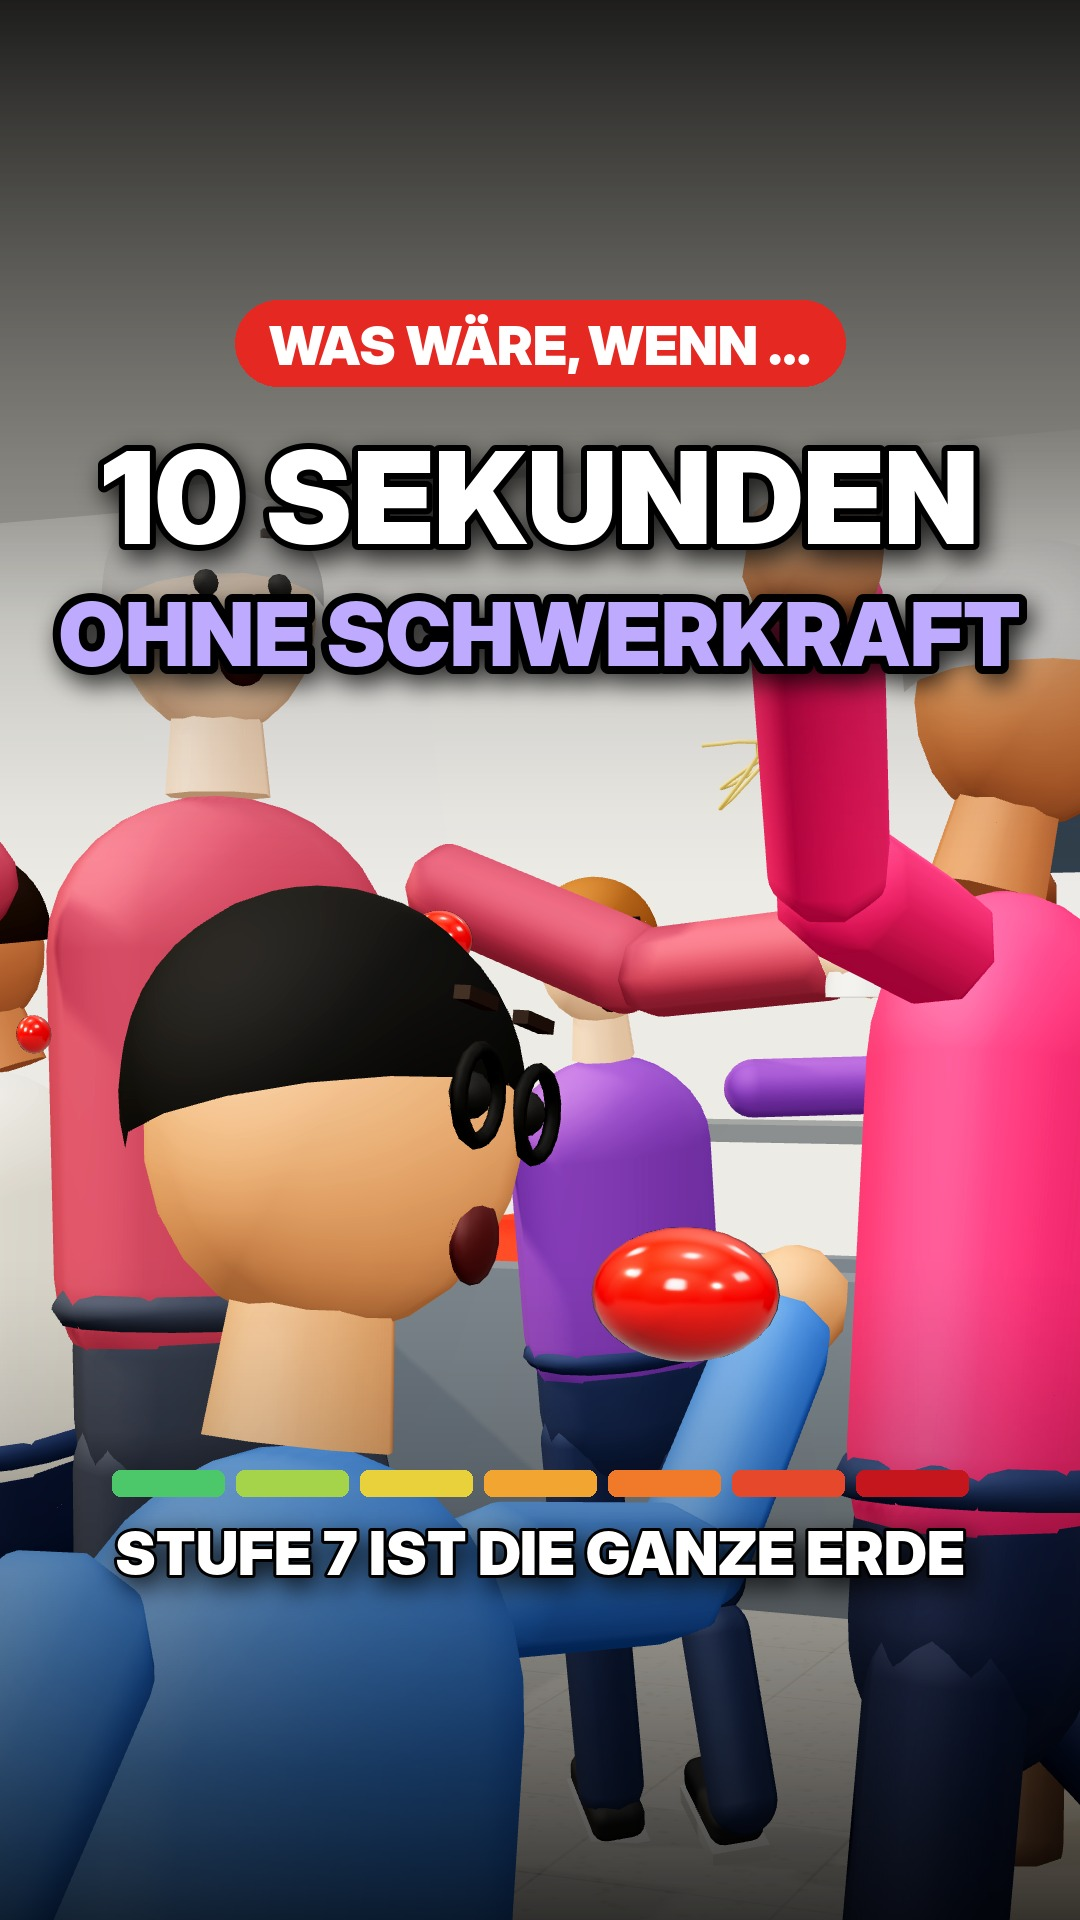

Generate this figure with Python:
# Erzeugt thumbnail.jpg (1080x1920) aus einem sauberen Einzelbild (src/still.js) mit großer Schrift.
# python3 thumbnail.py clean_2220.png
import sys
from PIL import Image, ImageDraw, ImageFont, ImageFilter, ImageEnhance
F = '/usr/share/fonts/opentype/inter/'
W, H = 1080, 1920
img = Image.open(sys.argv[1]).convert('RGB').resize((W, H))
SHIFT = 400
if SHIFT:
    src = img; top = src.getpixel((40, 10)); img = Image.new('RGB', (W, H), top)
    m = Image.new('L', (W, H - SHIFT), 255); dm = ImageDraw.Draw(m)
    for y in range(220): dm.line([(0, y), (W, y)], fill=int(255 * y / 220))
    img.paste(src.crop((0, 0, W, H - SHIFT)), (0, SHIFT), m)
img = ImageEnhance.Contrast(ImageEnhance.Color(img).enhance(1.25)).enhance(1.12)
# Verläufe oben/unten für Lesbarkeit
ov = Image.new('L', (W, H), 0); d = ImageDraw.Draw(ov)
for y in range(H):
    a = 0
    if y < 900: a = int(215 * (1 - y / 900) ** 1.4)
    if y > 1250: a = max(a, int(200 * ((y - 1250) / 670) ** 1.3))
    d.line([(0, y), (W, y)], fill=a)
img = Image.composite(Image.new('RGB', (W, H), (0, 0, 0)), img, ov)
draw = ImageDraw.Draw(img)

def text(cx, y, s, font, fill, stroke=0, sc=(0, 0, 0), shadow=True):
    w = draw.textlength(s, font=font)
    x = cx - w / 2
    if shadow:
        sh = Image.new('RGBA', (W, H), (0, 0, 0, 0)); ImageDraw.Draw(sh).text((x + 6, y + 10), s, font=font, fill=(0, 0, 0, 200), stroke_width=stroke, stroke_fill=(0, 0, 0, 200))
        img.paste(sh.filter(ImageFilter.GaussianBlur(12)), (0, 0), sh.filter(ImageFilter.GaussianBlur(12)))
    draw.text((x, y), s, font=font, fill=fill, stroke_width=stroke, stroke_fill=sc)

def fit(s, path, maxw, start):
    size = start
    while ImageFont.truetype(path, size).getlength(s) > maxw: size -= 4
    return ImageFont.truetype(path, size)

# Kicker-Pille
k = ImageFont.truetype(F + 'InterDisplay-Black.otf', 54); ks = 'WAS WÄRE, WENN …'
kw = draw.textlength(ks, font=k)
draw.rounded_rectangle([(W - kw) / 2 - 34, 300, (W + kw) / 2 + 34, 386], 43, fill=(229, 40, 34))
draw.text(((W - kw) / 2, 312), ks, font=k, fill='white')
# Hauptzeilen
text(W / 2, 420, '10 SEKUNDEN', fit('10 SEKUNDEN', F + 'InterDisplay-Black.otf', 900, 160), 'white', 6)
text(W / 2, 580, 'OHNE SCHWERKRAFT', fit('OHNE SCHWERKRAFT', F + 'InterDisplay-Black.otf', 990, 240), (190, 170, 255), 8)
# Stufenbalken unten (im 3:4-Ausschnitt des Profilrasters)
cols = ['#4cc76a', '#a5d34a', '#e8d13a', '#f3a531', '#f07a2a', '#e5482b', '#c4161c']
bw, gap, y0 = 112, 12, 1470
x0 = (W - (7 * bw + 6 * gap)) / 2
for i, c in enumerate(cols):
    draw.rounded_rectangle([x0 + i * (bw + gap), y0, x0 + i * (bw + gap) + bw, y0 + 26], 8, fill=c)
text(W / 2, 1516, 'STUFE 7 IST DIE GANZE ERDE', fit('STUFE 7 IST DIE GANZE ERDE', F + 'InterDisplay-Black.otf', 860, 64), 'white', 3)
img.save('thumbnail.jpg', quality=92)
img.crop((0, 240, W, 1680)).resize((540, 720)).save(sys.argv[2] if len(sys.argv) > 2 else '/dev/null', 'JPEG') if len(sys.argv) > 2 else None
